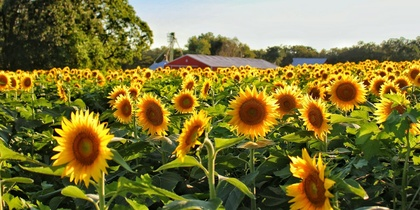
%> input picture src/Exp9/sunflower.jpg, 420 x 210 px, shrunk from 1200 x 601 before the run
$ octave q1.m   (GNU Octave 9; MATLAB toolbox functions it lacks are replaced by stand-ins)
%> lines starting %> are read from the running program, lines starting %| are printed output that depends on the picture; in (x1, y1, x2, y2) boxes, pixels count from 0 and x2, y2 are one past the last pixel; in counts of white or black regions, pixels touching at a corner belong together; the program's own positions count from 1
#Ideal High Pass Filter
a=imread('sunflower.jpg');
%> a is the input picture: size 210x420x3 uint8; mean R, G, B 126.2, 117.7, 57.3
a=rgb2gray(a);
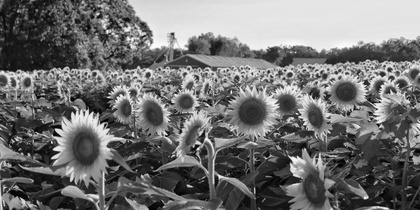
%> a: size 210x420 uint8; min 1, max 254, mean 113.4
a=double(a);
%> a: size 210x420 double

[row col]=size(a);
%> row = 210; col = 420
M=row
%> M = 210
N=col
%> N = 420
CF=input('enter the cut off frequency');
%> the answer given: 3

for x=1:1:row
    for y=1:1:col
        D=((x-(M/2))^2+(y-(N/2))^2)^0.5;
        if D>CF;
            H(x,y)=1;
        else
            H(x,y)=0;
        end
    end
end
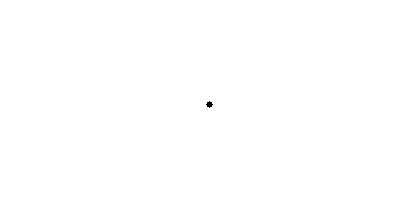
%> H: size 210x420 double; values 0 (black) and 1 (white), 100% white; 1 black region, box (x1, y1, x2, y2) and area: (206, 101, 213, 108) 29
vv=fft2(a);
vc=fftshift(vv);
f=vc.*H;
F=abs(ifft2(f));
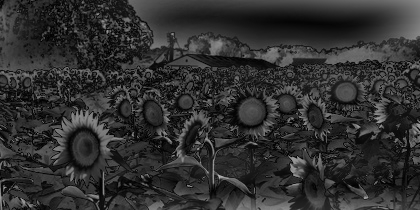
%> F: size 210x420 double; min 0.0784, max 184.8, mean 48.1

subplot(2,2,1); imshow(uint8(a));
subplot(2,2,2);mesh(H);
subplot(2,2,3);imshow(uint8(F));
%> after `imshow(uint8(F))`:
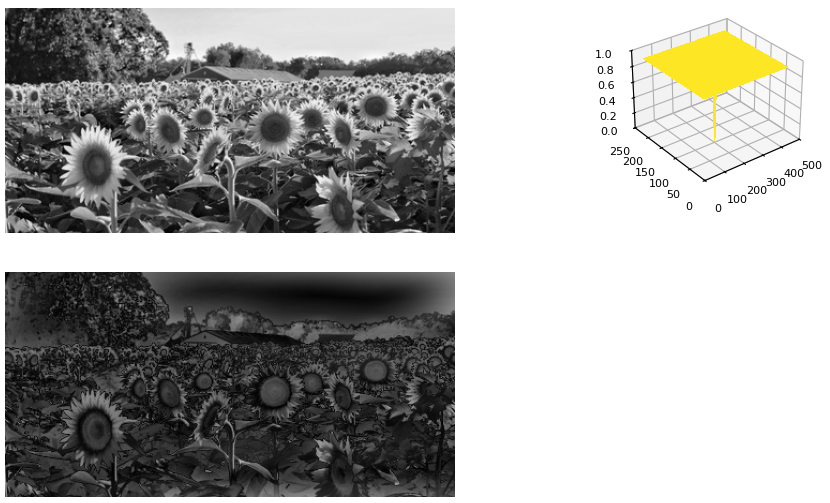
%> figure redrawn from the program's plot data, 3 panels
